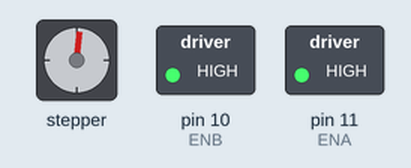
Simulated run of this sketch. Board: Arduino Uno, built with avr-gcc and run on an emulated ATmega328P. On the bench: stepper motor, switched loads named in the sketch (green lamp = pin HIGH). Stepper angles assume 200 steps per turn.

Above: at 0.05 s.
At 0.5 s:
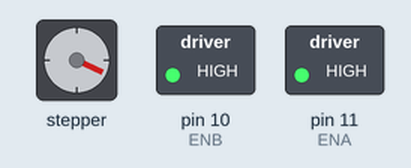
At 0.75 s:
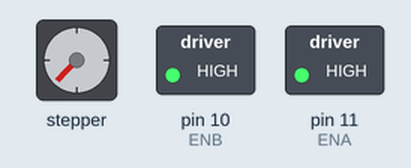
At 1.0 s:
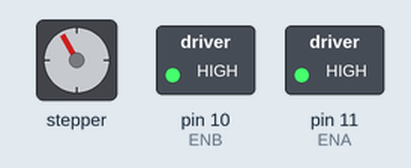
Timing chart, 0 to 4.6 s (numbered marks = the images above):
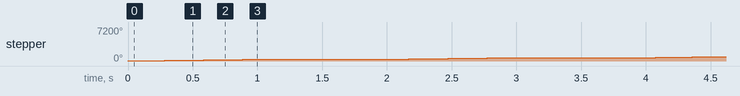

The sketch:

hula_mixer.ino
```cpp
/*
 * Hula Mixer - Motor Test Sketch
 *
 * Validates L298N + NEMA17 wiring before full implementation.
 * Rotates motor one full revolution in a single direction, repeatedly.
 *
 * Wiring: see docs/electronics.md
 */

#include <Stepper.h>

// Steps per revolution (200 steps = 1.8° per step, full-step mode)
const int stepsPerRevolution = 200;

// Pin order for Stepper object: IN1, IN3, IN2, IN4
// (library expects coil order, not L298N physical pin order)
Stepper myStepper(stepsPerRevolution, 9, 7, 8, 6);

const int ENA = 11;
const int ENB = 10;

void setup() {
  pinMode(ENA, OUTPUT);
  pinMode(ENB, OUTPUT);
  digitalWrite(ENA, HIGH);
  digitalWrite(ENB, HIGH);

  myStepper.setSpeed(60);
}

void loop() {
  myStepper.step(stepsPerRevolution);
  delay(1000);
}
```

Measured:
- by itself, stepper: turns 360° clockwise in 0.99 s, repeating every 2.0 s
